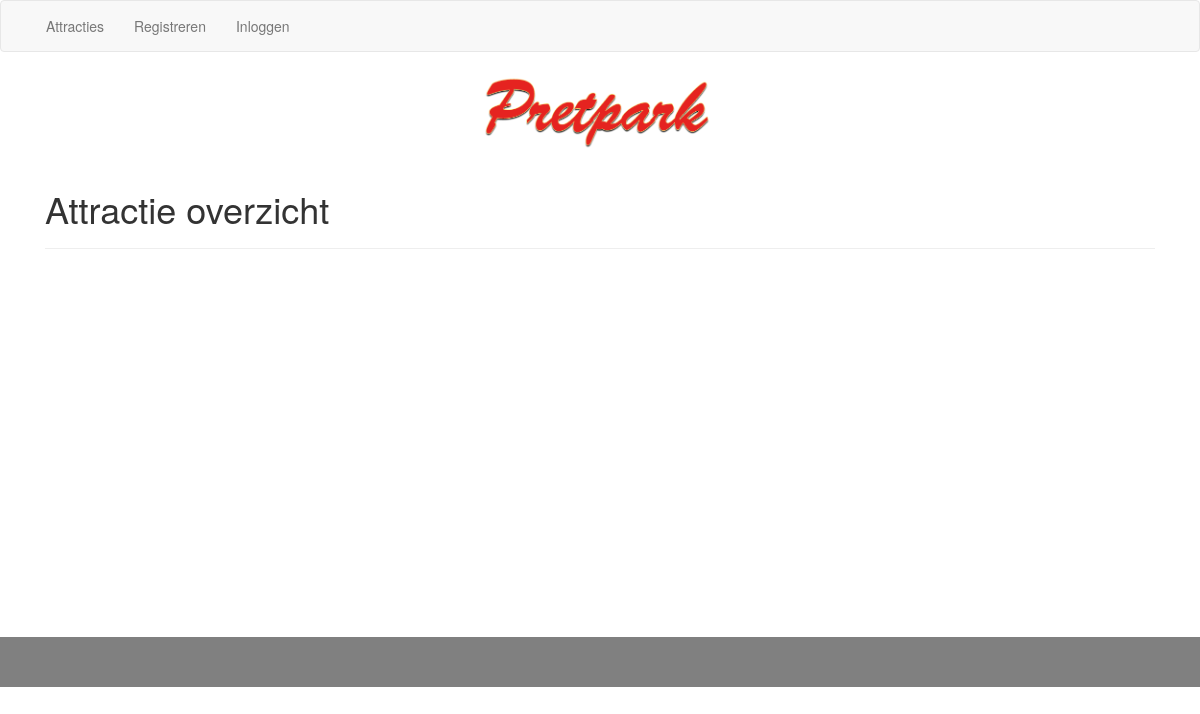
/, run on an earlier commit of the app's database.
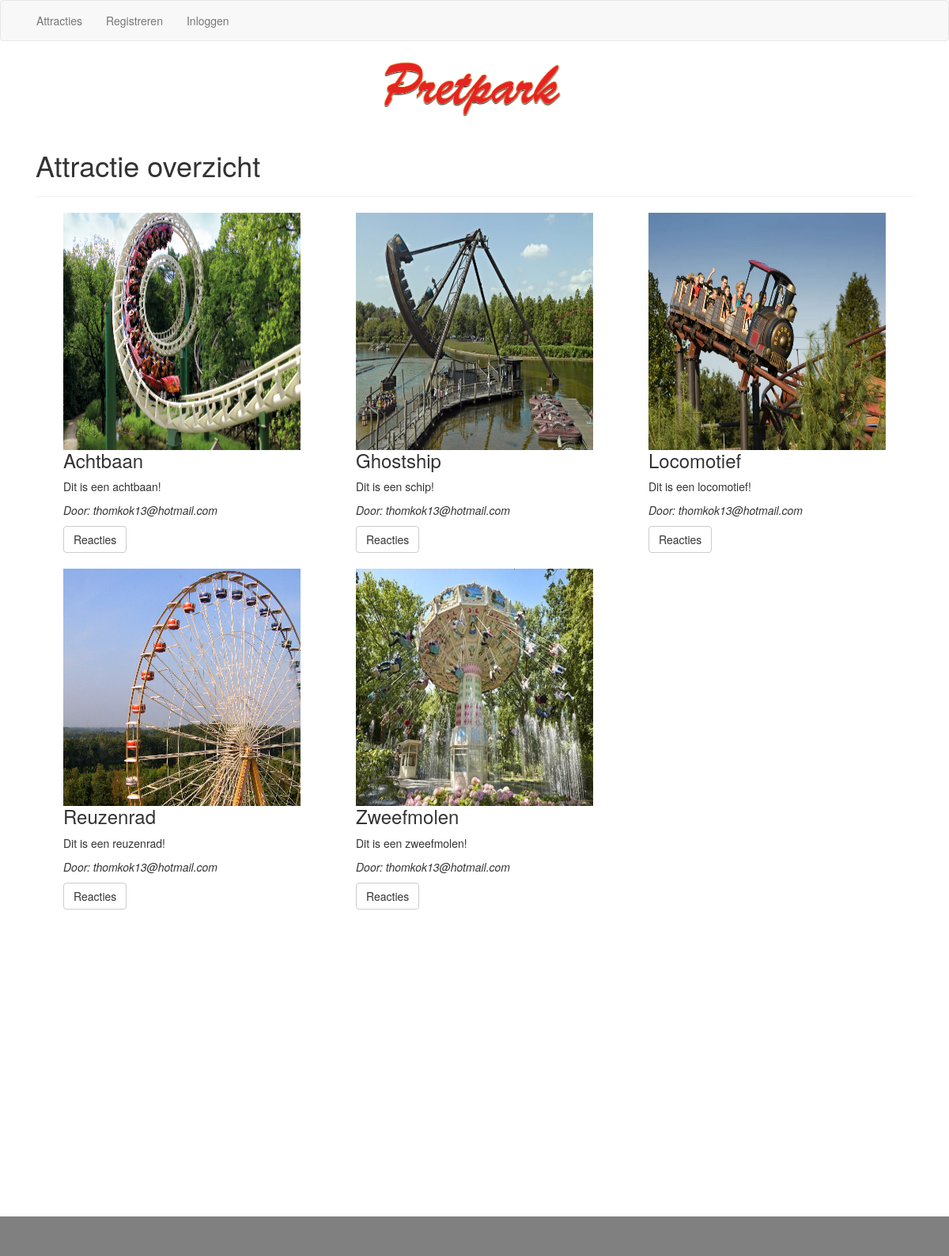
And on a later commit of the database.
### tables this page shows
CREATE TABLE IF NOT EXISTS `attractie` (
  `idattractie` INT NOT NULL AUTO_INCREMENT,
  `idgebruiker` INT NOT NULL,
  `titel` VARCHAR(45) NOT NULL,
  `omschrijving` VARCHAR(250) NOT NULL,
  `urlfoto` LONGTEXT NULL,
  PRIMARY KEY (`idattractie`, `idgebruiker`),
  INDEX `attractie_gebruiker_idx` (`idgebruiker` ASC),
  CONSTRAINT `attractie_gebruiker`
    FOREIGN KEY (`idgebruiker`)
    REFERENCES `gebruiker` (`idgebruiker`)
    ON DELETE NO ACTION
    ON UPDATE NO ACTION);

CREATE TABLE IF NOT EXISTS `gebruiker` (
  `idgebruiker` INT NOT NULL AUTO_INCREMENT,
  `idrechten` INT NOT NULL,
  `naam` VARCHAR(45) NOT NULL,
  `tussenvoegsels` VARCHAR(45) NULL,
  `achternaam` VARCHAR(45) NOT NULL,
  `login` VARCHAR(45) NOT NULL,
  `wachtwoord` VARCHAR(200) NOT NULL,
  `avatar` LONGTEXT NULL,
  PRIMARY KEY (`idgebruiker`, `idrechten`),
  INDEX `gebruiker_rechten_idx` (`idrechten` ASC),
  CONSTRAINT `gebruiker_rechten`
    FOREIGN KEY (`idrechten`)
    REFERENCES `rechten` (`idrechten`)
    ON DELETE NO ACTION
    ON UPDATE NO ACTION);

### lib/AttractieLijst.php (called while the page is built, shortened)
<?php
include_once("lib/Attractie.php");
class AttractieLijst {
    private $attracties;
    public function __construct() {
        $this->attracties = array();
    }
    public function getAttracties() {
        return $this->attracties;
    }
    function selectAttracties() {
        $db = new Db();
        $conn = $db->getConnectie();
        $stmt = $conn->prepare("select * from attractie");
        $stmt->execute();
        $this->attracties = $stmt->fetchAll(PDO::FETCH_CLASS, "Attractie");
    }
}
?>

### lib/Attractie.php (called while the page is built, shortened)
<?php
include_once('lib/Gebruiker.php');
class Attractie {
    private $idattractie;
    private $idgebruiker;
    private $titel;
    private $omschrijving;
    private $urlfoto;
    public function getGebruikerById() {
        $db = new Db();
        $conn = $db->getConnectie();
        $stmt = $conn->prepare("SELECT * FROM gebruiker WHERE idgebruiker = :idgebruiker");
        $stmt->bindParam(':idgebruiker',$this->idgebruiker, PDO::PARAM_INT);
        $stmt->execute();
        $stmt->setFetchMode(PDO::FETCH_CLASS, 'Gebruiker');
        return $stmt->fetch();
    }
    public function getIdattractie() {
        return $this->idattractie;
    }
    public function getTitel() {
        return $this->titel;
    }
    public function getOmschrijving() {
        return $this->omschrijving;
    }
    public function getUrlfoto() {
        return $this->urlfoto;
    }
}
?>

### lib/Gebruiker.php (called while the page is built, shortened)
<?php
class Gebruiker {
    private $login;
    public function getLogin() {
        return $this->login;
    }
}

### index.php (the view, shortened to what this page needs)
<?php
include_once("lib/AttractieLijst.php");
$attractieLijst = new AttractieLijst();
$attractieLijst->selectAttracties();
$pagina = 'index';
include("layout/header.php");
?>
    <div class="container-fluid">
        <div class="page-header">
            <h1>Attractie overzicht</h1>
        </div>
        <?php foreach ($attractieLijst->getAttracties() as $key => $attractie) { ?>
            <div id="attractieDiv" class="col-xs-12 col-sm-6 col-lg-4">
                <div id="attractieImageDiv">
                    <img id="attractieImage" src="<?= htmlspecialchars($attractie->getUrlfoto()); ?>" alt="Attractie">
                </div>
                <div id="attractieTekstDiv">
                    <h3 id="attractieTitel"><?= htmlspecialchars($attractie->getTitel()); ?></h3>
                    <p><?= htmlspecialchars($attractie->getOmschrijving()); ?></p>
                </div>
                <div id="gemaaktDoorDiv">
                    <i>Door: <?= htmlspecialchars($attractie->getGebruikerById()->getLogin()); ?></i>
                </div>
                <div id="reactiesButtonDiv">
                    <a id="reactieButton" role="button" class="btn btn-default" href="attractie.php?id=<?= htmlspecialchars($attractie->getIdattractie()); ?>&idreactie=0">Reacties</a>
                </div>
            </div>
        <?php } ?>
    </div>
<?php
include("layout/footer.php");
?>

### layout/header.php (shortened to what this page needs)
<?php
include_once("lib/Gebruiker.php");
include_once("lib/Winkelwagen.php");
$gebruiker = new Gebruiker();
$gebruikers = $gebruiker->getGebruikers();
?>
<!DOCTYPE html>
<html>
<head>
    <link rel="stylesheet" href="https://maxcdn.bootstrapcdn.com/bootstrap/3.3.6/css/bootstrap.min.css"
>
    <link rel="stylesheet" href="css/header.css">
    <link rel="stylesheet" href="css/footer.css">
    <?php if ($pagina === 'beheerder') { ?>
        <link rel="stylesheet" href="css/beheerder.css">
    <?php } else if ($pagina === 'attractie') { ?>
        <link rel="stylesheet" href="css/attractie.css">
    <?php } else if ($pagina === 'profiel') { ?>
        <link rel="stylesheet" href="css/formProfiel.css">
    <?php } else if ($pagina === 'attractie') { ?>
        <link rel="stylesheet" href="css/index.css">
    <?php } else if ($pagina === 'winkel') { ?>
        <link rel="stylesheet" href="css/winkel.css">
    <?php } else if ($pagina === 'winkelwagen') { ?>
        <link rel="stylesheet" href="css/winkelwagen.css">
    <?php } else if ($pagina === 'product') { ?>
        <link rel="stylesheet" href="css/formProduct.css">
    <?php } else if ($pagina === 'index') { ?>
        <link rel="stylesheet" href="css/index.css">
    <?php } else if ($pagina === 'formAttractie') { ?>
        <link rel="stylesheet" href="css/formAttractie.css">
    <?php } else if ($pagina === 'formAttractieToevoegen') { ?>
        <link rel="stylesheet" href="css/formAttractieToevoegen.css">
    <?php } else if ($pagina === 'voorraad') { ?>
        <link rel="stylesheet" href="css/formWinkel.css">
    <?php } else if ($pagina === 'login') { ?>
        <link rel="stylesheet" href="css/login.css">
    <?php } ?>
</head>
<body>
<nav class="navbar navbar-default">
    <div class="container-fluid">
        <div id="navbar" class="navbar-collapse collapse">
            <ul class="nav navbar-nav">
                <li <?php if ($pagina === 'attractie') { ?> class="active" <?php } ?> ><a href="index.php">Attracties</a></li>
                <?php if (!isset($_SESSION['login'])) { ?>
                    <li <?php if ($pagina === 'registreren') { ?> class="active" <?php } ?> ><a href="registreren.php">Registreren</a></li>
                <?php } ?>
                <?php if (isset($_SESSION['login'])) { ?>
                    <li><a href="loguit.php">Uitloggen</a></li>
                    <li <?php if ($pagina === 'profiel') { ?> class="active" <?php } ?>><a id="profiel" href="formProfiel.php?id=<?php foreach ($gebruikers as $key => $geb) {
                            if ($_SESSION['login']['idgebruiker'] == $geb->getIdgebruiker()) {
                                echo htmlspecialchars($geb->getIdgebruiker());
                            }
                        } ?>">
                            <img id="profielAfbeelding" src="<?= htmlspecialchars($user->getAvatar()); ?>" alt="<?= htmlspecialchars($user->getLogin()); ?>">
                            <p id="profielnaam"><?= htmlspecialchars($_SESSION['login']['login']); ?></p></a></li>
                <?php } else { ?>
                    <li <?php if ($pagina === 'login') { ?> class="active" <?php } ?>><a href="login.php">Inloggen</a>
                    </li>
                <?php } ?>
            </ul>
        </div>
    </div>
</nav>
<img src="img/pretpark_logo.png" id="pretparkLogo" class="img-responsive" alt="logo pretpark">
<div class="container wrapper">

### layout/footer.php (shortened to what this page needs)
</div>
<footer></footer>
</body>
</html>

### css/header.css (style rules this page uses)
#pretparkLogo { width: 20%; margin: auto; }

### css/footer.css (style rules this page uses)
footer { bottom: 0; width: 100%; height: 50px; margin-top:368px; background-color: gray; color: white; text-align: center; }

### css/index.css (style rules this page uses)
#reactieButton { margin-top: 10px; }
#attractieDiv { margin-bottom:20px; text-align: -webkit-center; }
#attractieImageDiv { max-width: 300px; }
#attractieImage { width: 300px; height: 300px; }
#attractieTekstDiv { max-width: 300px; text-align: initial; }
#attractieTitel { margin-top: 0; }
#gemaaktDoorDiv { max-width: 300px; text-align: initial; }
#reactiesButtonDiv { max-width: 300px; text-align: initial; }

What changed in the data, as far as the page shows it:
added attractie: urlfoto (picture), titel "Achtbaan", omschrijving "Dit is een achtbaan!", gebruiker.login "thomkok13@hotmail.com"
added attractie: urlfoto (picture), titel "Ghostship", omschrijving "Dit is een schip!", gebruiker.login "thomkok13@hotmail.com"
added attractie: urlfoto (picture), titel "Locomotief", omschrijving "Dit is een locomotief!", gebruiker.login "thomkok13@hotmail.com"
added attractie: urlfoto (picture), titel "Reuzenrad", omschrijving "Dit is een reuzenrad!", gebruiker.login "thomkok13@hotmail.com"
added attractie: urlfoto (picture), titel "Zweefmolen", omschrijving "Dit is een zweefmolen!", gebruiker.login "thomkok13@hotmail.com"
